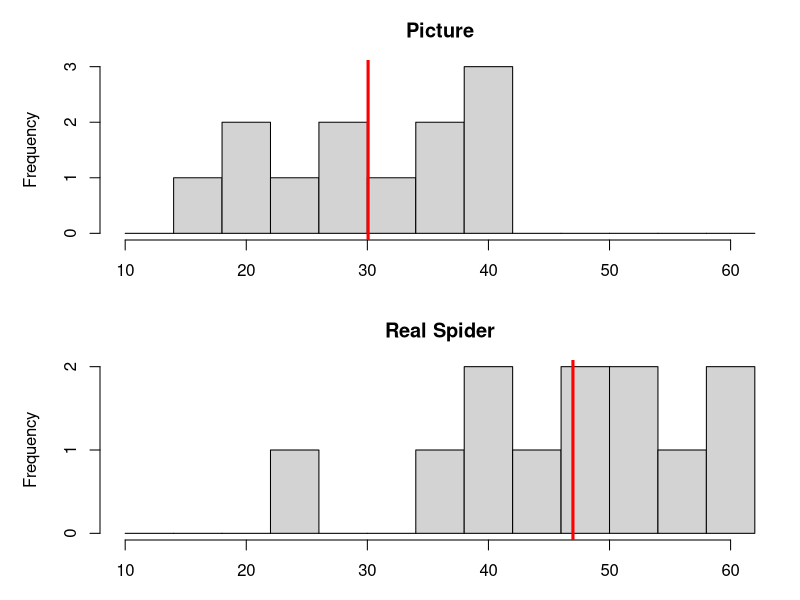
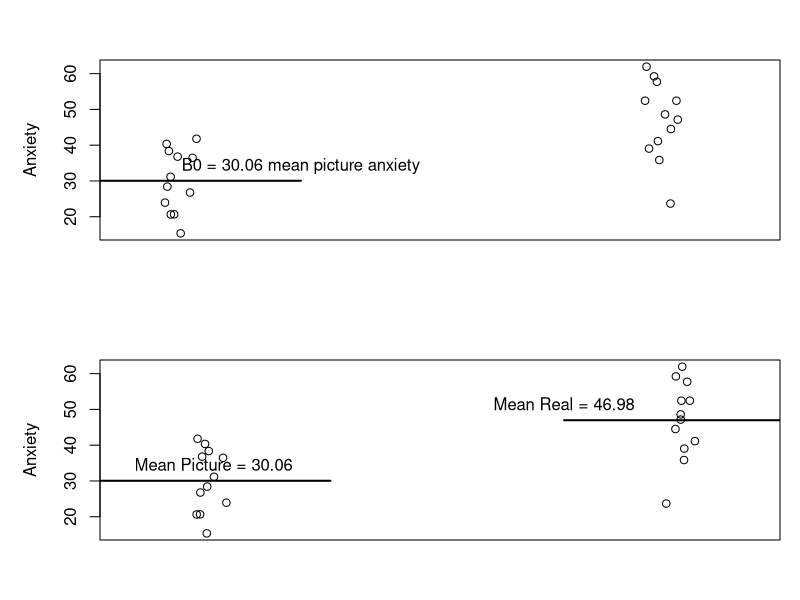

The R source for these figures, in order:
## ---- chunk 1

a1 = c(20.67124, 36.79956, 38.36280, 26.76544, 36.46704, 15.36294, 20.63903, 23.93972, 40.35177, 41.79260, 31.16043, 28.42174)
a2 = c(23.68506, 59.23398, 35.84786, 47.14871, 44.51467, 52.42887, 61.94535, 52.43209, 39.05075, 57.72527, 48.60876, 41.13388)
df. <- data.frame(Group = c(rep("Picture", 12), 
                            rep("Real Spider", 12)), 
                  Anxiety = c(a1,a2))

df.$G <- c(rep(0,12),rep(1,12))

print(df.)

par(mfrow = c(2,1))
par(mar = c(3,5,3,1))
hist(df.[which(df. == "Picture"),2], 
     main = "Picture",
     breaks = seq(10,64,by = 4))
abline(v = mean(df.[which(df. == "Picture"),2]), col = 'red', lwd = 3)
hist(df.[which(df. == "Real Spider"),2], 
     main = "Real Spider",
     breaks = seq(10,64,by = 4))
abline(v = mean(df.[which(df. == "Real Spider"),2]), col = 'red', lwd = 3)
     
## ---- chunk 2

a1 = c(20.67124, 36.79956, 38.36280, 26.76544, 36.46704, 15.36294, 20.63903, 23.93972, 40.35177, 41.79260, 31.16043, 28.42174)
a2 = c(23.68506, 59.23398, 35.84786, 47.14871, 44.51467, 52.42887, 61.94535, 52.43209, 39.05075, 57.72527, 48.60876, 41.13388)
df. <- data.frame(Group = c(rep("Picture", 12), 
                            rep("Real Spider", 12)), 
                  Anxiety = c(a1,a2))

plot(x = jitter(c(rep(1,12),rep(2,12))), y = df.$Anxiety, 
     type = 'n', xaxt = 'n',xlab = "",ylab = "Anxiety")
points(x = jitter(c(rep(1,12),rep(2,12)),0.2), y = df.$Anxiety, pch = 21)
segments(x0 = 0.75, y0 = mean(a1),
         x1 = 1.25, lwd = 2)
text(labels = paste("B0 =",round(mean(a1),2),"mean picture anxiety"), x= 1.25, y = mean(a1), pos = 3)


## ---- chunk 3


a1 = c(20.67124, 36.79956, 38.36280, 26.76544, 36.46704, 15.36294, 20.63903, 23.93972, 40.35177, 41.79260, 31.16043, 28.42174)
a2 = c(23.68506, 59.23398, 35.84786, 47.14871, 44.51467, 52.42887, 61.94535, 52.43209, 39.05075, 57.72527, 48.60876, 41.13388)
df. <- data.frame(Group = c(rep("Picture", 12), 
                            rep("Real Spider", 12)), 
                  Anxiety = c(a1,a2))

plot(x = jitter(c(rep(1,12),rep(2,12))), y = df.$Anxiety, 
     type = 'n', xaxt = 'n',xlab = "",ylab = "Anxiety")
points(x = jitter(c(rep(1,12),rep(2,12)),0.2), y = df.$Anxiety, pch = 21)

segments(x0 = 0.75, y0 = mean(a1),
         x1 = 1.25, lwd = 2)
text(labels = paste("Mean Picture =",round(mean(a1),2)), x= 1, y = mean(a1), pos = 3)


segments(x0 = 1.75, y0 = mean(a2),
         x1 = 2.25, lwd = 2)
text(labels = paste("Mean Real =",round(mean(a2),2)), x= 1.75, y = mean(a2), pos = 3)


## ---- chunk 4
a1 = c(20.67124, 36.79956, 38.36280, 26.76544, 36.46704, 15.36294, 20.63903, 23.93972, 40.35177, 41.79260, 31.16043, 28.42174)
a2 = c(23.68506, 59.23398, 35.84786, 47.14871, 44.51467, 52.42887, 61.94535, 52.43209, 39.05075, 57.72527, 48.60876, 41.13388)
df. <- data.frame(Group = c(rep("Picture", 12), 
                            rep("Real Spider", 12)), 
                  Anxiety = c(a1,a2))

df.$Group <- as.factor(df.$Group)

summary(lm(df.$Anxiety~df.$Group))

anova(lm(df.$Anxiety~df.$Group))

